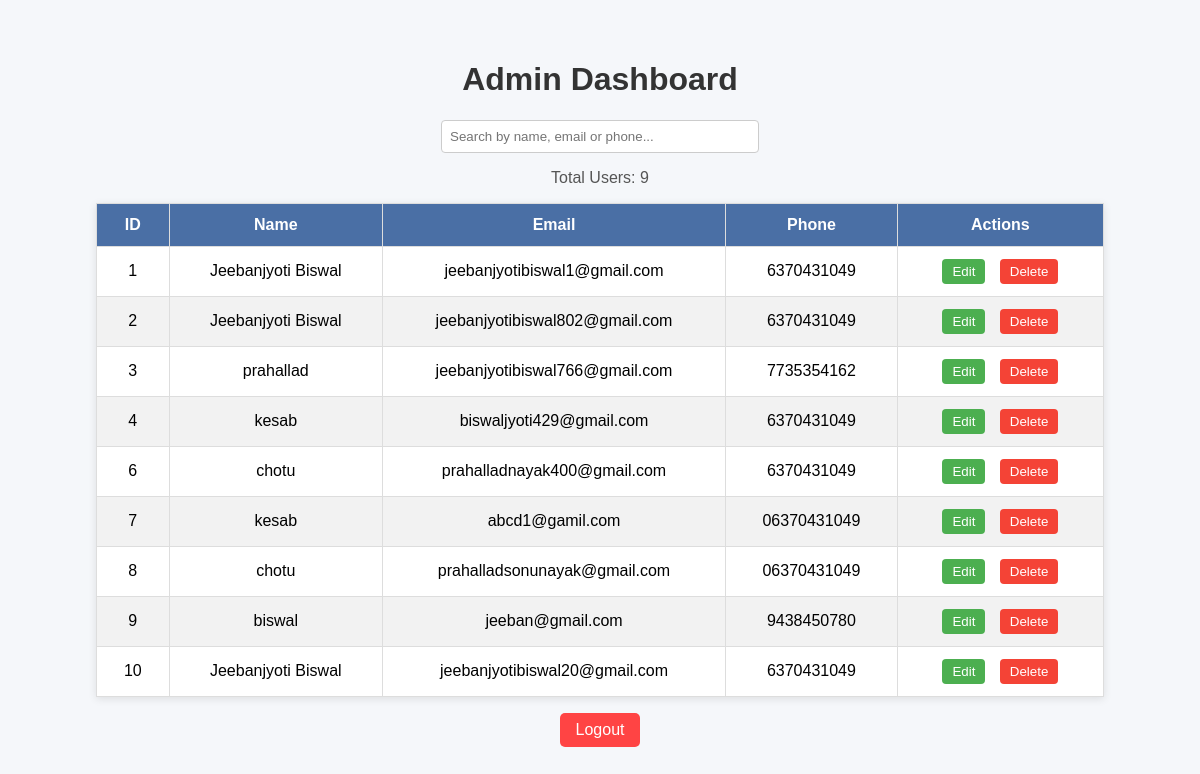
Screenshot of /admin (signed in) with the database file from the repository.
### tables this page shows
CREATE TABLE users (
            id INTEGER PRIMARY KEY AUTOINCREMENT,
            name TEXT NOT NULL,
            email TEXT NOT NULL UNIQUE,
            phone TEXT NOT NULL,
            password TEXT NOT NULL
        , is_admin INTEGER DEFAULT 0);

### app.py (the view)
@app.route('/admin')
def admin_dashboard():
    if 'user_email' not in session:
        return redirect(url_for('home'))
    if not session.get('is_admin'):
        return "Access Denied", 403
    conn = sqlite3.connect('users.db')
    cursor = conn.cursor()
    cursor.execute("SELECT id, name, email, phone FROM users WHERE is_admin = 0")
    users = cursor.fetchall()
    conn.close()
    return render_template('admin.html', users=users)

### templates/admin.html (shortened to what this page needs)
<!DOCTYPE html>
<html lang="en">
<head>
</head>
<body>
    <h1>Admin Dashboard</h1>
    <div class="controls">
        <input type="text" id="searchInput" placeholder="Search by name, email or phone...">
    </div>
    <div class="user-count">
        Total Users: <span id="userCount">{{ users|length }}</span>
    </div>
    <table id="userTable">
        <thead>
            <tr>
                <th>ID</th>
                <th>Name</th>
                <th>Email</th>
                <th>Phone</th>
                <th>Actions</th>
            </tr>
        </thead>
        <tbody>
            {% for user in users %}
            <tr>
                <td>{{ user[0] }}</td>
                <td>{{ user[1] }}</td>
                <td>{{ user[2] }}</td>
                <td>{{ user[3] }}</td>
                <td class="actions">
                    <button class="edit-btn" onclick="editUser({{ user[0] }})">Edit</button>
                    <button class="delete-btn" onclick="deleteUser({{ user[0] }})">Delete</button>
                </td>
            </tr>
            {% endfor %}
        </tbody>
    </table>
    <a class="logout" href="/logout">Logout</a>
</body>
</html>

### templates/admin.html (style rules this page uses)
body { font-family: Arial, sans-serif; background: #f5f7fa; padding: 2rem; }
h1 { color: #333; text-align: center; }
.controls { text-align: center; margin-bottom: 1rem; }
.controls input { padding: 0.5rem; width: 300px; border-radius: 4px; border: 1px solid #ccc; }
.user-count { text-align: center; margin-top: 0.5rem; color: #555; }
table { width: 90%; margin: 1rem auto; border-collapse: collapse; background: white; box-shadow: 0 2px 8px rgba(0,0,0,0.1); }
th, td { padding: 12px 20px; border: 1px solid #ddd; text-align: center; }
th { background: #4a6fa5; color: white; }
tr:nth-child(even) { background: #f2f2f2; }
.actions button { padding: 5px 10px; margin: 0 5px; border: none; border-radius: 4px; cursor: pointer; }
.edit-btn { background-color: #4CAF50; color: white; }
.delete-btn { background-color: #f44336; color: white; }
a.logout { display: block; width: max-content; margin: 1rem auto; text-decoration: none; padding: 0.5rem 1rem; background: #ff4444; color: white; border-radius: 5px; }

### rows the page displays
users: id "1", name "Jeebanjyoti Biswal", email "jeebanjyotibiswal1@gmail.com", phone "6370431049"
users: id "2", name "Jeebanjyoti Biswal", email "jeebanjyotibiswal802@gmail.com", phone "6370431049"
users: id "3", name "prahallad", email "jeebanjyotibiswal766@gmail.com", phone "7735354162"
users: id "4", name "kesab", email "biswaljyoti429@gmail.com", phone "6370431049"
users: id "6", name "chotu", email "prahalladnayak400@gmail.com", phone "6370431049"
users: id "7", name "kesab", email "abcd1@gamil.com", phone "06370431049"
users: id "8", name "chotu", email "prahalladsonunayak@gmail.com", phone "06370431049"
users: id "9", name "biswal", email "jeeban@gmail.com", phone "9438450780"
users: id "10", name "Jeebanjyoti Biswal", email "jeebanjyotibiswal20@gmail.com", phone "6370431049"

### other values shown
{{ users|length }} "9"
